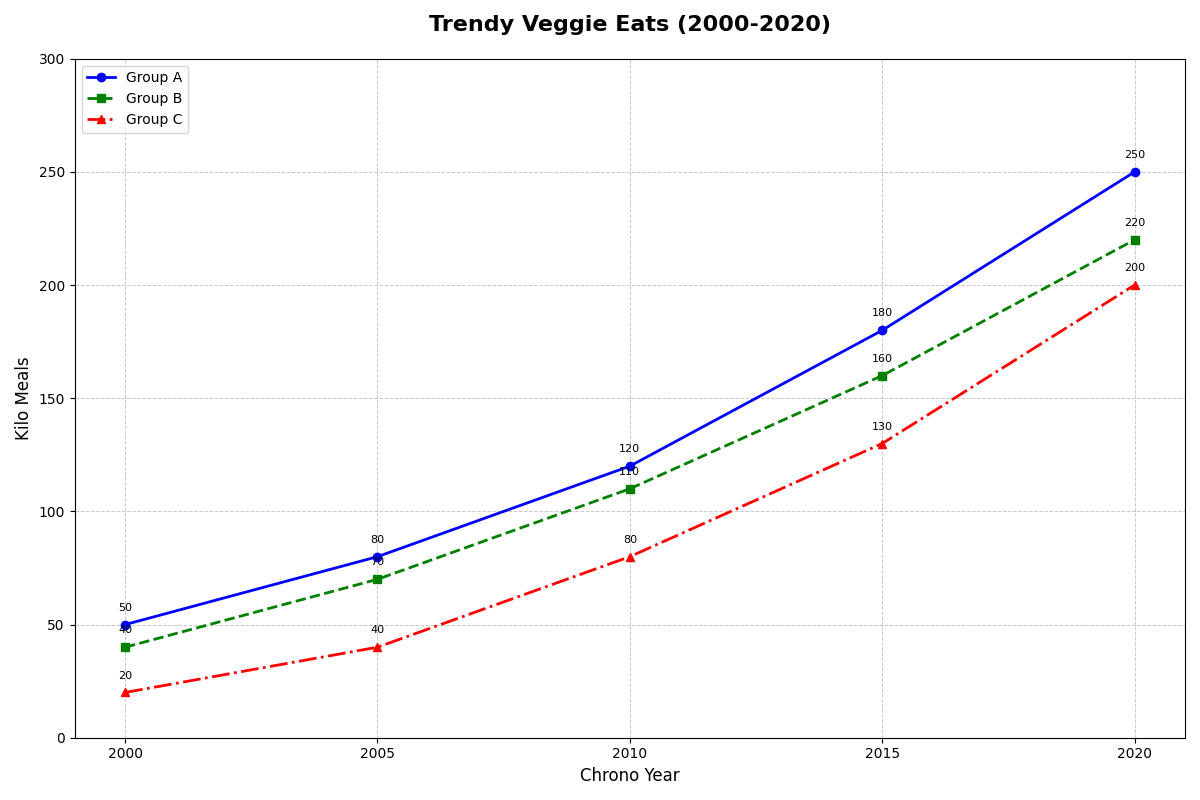

Reproduce this figure in Python.
import matplotlib.pyplot as plt
import numpy as np

# Data: Plant-based food consumption in kilotons
years = np.array([2000, 2005, 2010, 2015, 2020])
north_america = np.array([50, 80, 120, 180, 250])
europe = np.array([40, 70, 110, 160, 220])
asia = np.array([20, 40, 80, 130, 200])

# Plotting
fig, ax = plt.subplots(figsize=(12, 8))

# Plot each region's data
ax.plot(years, north_america, marker='o', linestyle='-', color='blue', linewidth=2, label='Group A')
ax.plot(years, europe, marker='s', linestyle='--', color='green', linewidth=2, label='Group B')
ax.plot(years, asia, marker='^', linestyle='-.', color='red', linewidth=2, label='Group C')

# Title and labels
ax.set_title('Trendy Veggie Eats (2000-2020)', fontsize=16, fontweight='bold', pad=20)
ax.set_xlabel('Chrono Year', fontsize=12)
ax.set_ylabel('Kilo Meals', fontsize=12)

# Customize x and y ticks
ax.set_xticks(years)
ax.set_yticks(np.arange(0, 301, 50))

# Add a legend
ax.legend(loc='upper left', fontsize=10)

# Add a grid for better readability
ax.grid(True, linestyle='--', linewidth=0.7, alpha=0.7)

# Annotate key points with the exact consumption values
for year, na, eu, as_ in zip(years, north_america, europe, asia):
    ax.annotate(f'{na}', (year, na), textcoords="offset points", xytext=(0,10), ha='center', fontsize=8)
    ax.annotate(f'{eu}', (year, eu), textcoords="offset points", xytext=(0,10), ha='center', fontsize=8)
    ax.annotate(f'{as_}', (year, as_), textcoords="offset points", xytext=(0,10), ha='center', fontsize=8)

# Automatically adjust subplot parameters to give specified padding
plt.tight_layout()

# Display the plot
plt.show()
